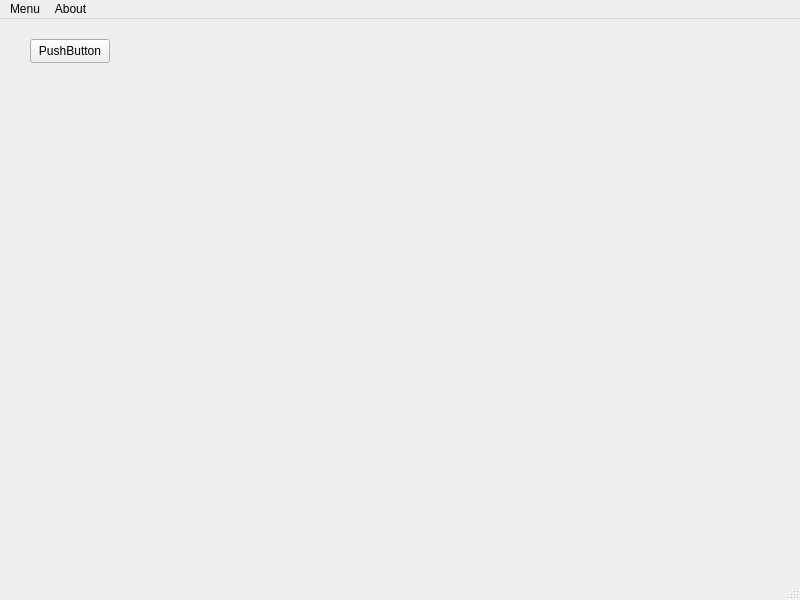
<?xml version="1.0" encoding="UTF-8"?>
<ui version="4.0">
 <class>MainWindow</class>
 <widget class="QMainWindow" name="MainWindow">
  <property name="geometry">
   <rect>
    <x>0</x>
    <y>0</y>
    <width>800</width>
    <height>600</height>
   </rect>
  </property>
  <property name="windowTitle">
   <string>MainWindow</string>
  </property>
  <widget class="QWidget" name="centralwidget">
   <widget class="QPushButton" name="pushButton">
    <property name="geometry">
     <rect>
      <x>30</x>
      <y>20</y>
      <width>80</width>
      <height>24</height>
     </rect>
    </property>
    <property name="text">
     <string>PushButton</string>
    </property>
   </widget>
  </widget>
  <widget class="QMenuBar" name="menubar">
   <property name="geometry">
    <rect>
     <x>0</x>
     <y>0</y>
     <width>800</width>
     <height>21</height>
    </rect>
   </property>
   <widget class="QMenu" name="menuTicstyleMembersDB">
    <property name="title">
     <string>Menu</string>
    </property>
    <addaction name="separator"/>
    <addaction name="actionExit"/>
   </widget>
   <widget class="QMenu" name="menuAbout">
    <property name="title">
     <string>About</string>
    </property>
   </widget>
   <addaction name="menuTicstyleMembersDB"/>
   <addaction name="menuAbout"/>
  </widget>
  <widget class="QStatusBar" name="statusbar"/>
  <action name="actionExit">
   <property name="text">
    <string>Exit</string>
   </property>
  </action>
 </widget>
 <resources/>
 <connections/>
</ui>
